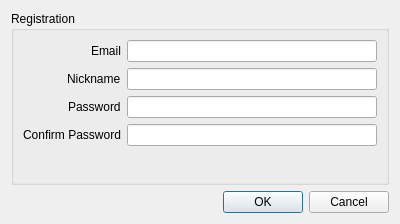
<?xml version="1.0" encoding="UTF-8"?>
<ui version="4.0">
 <class>RegistrationDialog</class>
 <widget class="QDialog" name="RegistrationDialog">
  <property name="geometry">
   <rect>
    <x>0</x>
    <y>0</y>
    <width>400</width>
    <height>224</height>
   </rect>
  </property>
  <property name="windowTitle">
   <string>Dialog</string>
  </property>
  <layout class="QVBoxLayout" name="verticalLayout">
   <item>
    <widget class="QGroupBox" name="gbRegistration">
     <property name="title">
      <string>Registration</string>
     </property>
     <layout class="QFormLayout" name="formLayout">
      <property name="labelAlignment">
       <set>Qt::AlignRight|Qt::AlignTrailing|Qt::AlignVCenter</set>
      </property>
      <item row="0" column="0">
       <widget class="QLabel" name="labelEmail">
        <property name="text">
         <string>Email</string>
        </property>
        <property name="alignment">
         <set>Qt::AlignLeading|Qt::AlignLeft|Qt::AlignVCenter</set>
        </property>
       </widget>
      </item>
      <item row="1" column="0">
       <widget class="QLabel" name="labelNickName">
        <property name="text">
         <string>Nickname</string>
        </property>
        <property name="alignment">
         <set>Qt::AlignLeading|Qt::AlignLeft|Qt::AlignVCenter</set>
        </property>
       </widget>
      </item>
      <item row="0" column="1">
       <widget class="QLineEdit" name="leEmail"/>
      </item>
      <item row="1" column="1">
       <widget class="QLineEdit" name="leNickName"/>
      </item>
      <item row="2" column="1">
       <widget class="QLineEdit" name="lePassword"/>
      </item>
      <item row="2" column="0">
       <widget class="QLabel" name="labelPassword">
        <property name="text">
         <string>Password</string>
        </property>
        <property name="alignment">
         <set>Qt::AlignLeading|Qt::AlignLeft|Qt::AlignVCenter</set>
        </property>
       </widget>
      </item>
      <item row="3" column="0">
       <widget class="QLabel" name="labelPasswordConfirm">
        <property name="text">
         <string>Confirm Password</string>
        </property>
        <property name="alignment">
         <set>Qt::AlignLeading|Qt::AlignLeft|Qt::AlignVCenter</set>
        </property>
       </widget>
      </item>
      <item row="3" column="1">
       <widget class="QLineEdit" name="lePasswordConfirm"/>
      </item>
     </layout>
    </widget>
   </item>
   <item>
    <widget class="QDialogButtonBox" name="buttonBox">
     <property name="orientation">
      <enum>Qt::Horizontal</enum>
     </property>
     <property name="standardButtons">
      <set>QDialogButtonBox::Cancel|QDialogButtonBox::Ok</set>
     </property>
    </widget>
   </item>
  </layout>
 </widget>
 <resources/>
 <connections>
  <connection>
   <sender>buttonBox</sender>
   <signal>accepted()</signal>
   <receiver>RegistrationDialog</receiver>
   <slot>accept()</slot>
   <hints>
    <hint type="sourcelabel">
     <x>248</x>
     <y>254</y>
    </hint>
    <hint type="destinationlabel">
     <x>157</x>
     <y>274</y>
    </hint>
   </hints>
  </connection>
  <connection>
   <sender>buttonBox</sender>
   <signal>rejected()</signal>
   <receiver>RegistrationDialog</receiver>
   <slot>reject()</slot>
   <hints>
    <hint type="sourcelabel">
     <x>316</x>
     <y>260</y>
    </hint>
    <hint type="destinationlabel">
     <x>286</x>
     <y>274</y>
    </hint>
   </hints>
  </connection>
 </connections>
</ui>
